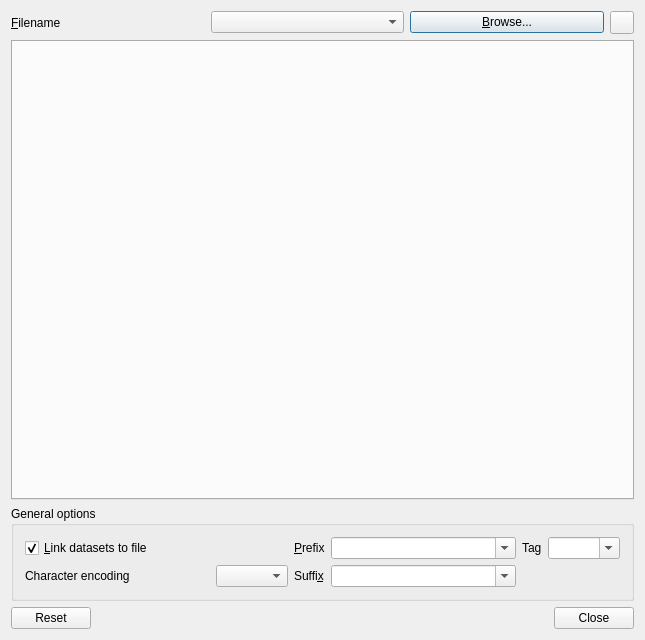
<?xml version="1.0" encoding="UTF-8"?>
<ui version="4.0">
 <class>importdialog</class>
 <widget class="QDialog" name="importdialog">
  <property name="geometry">
   <rect>
    <x>0</x>
    <y>0</y>
    <width>645</width>
    <height>640</height>
   </rect>
  </property>
  <property name="windowTitle">
   <string>Import data - OpenReliability</string>
  </property>
  <layout class="QVBoxLayout" name="verticalLayout_4">
   <item>
    <layout class="QHBoxLayout">
     <property name="spacing">
      <number>6</number>
     </property>
     <property name="margin">
      <number>0</number>
     </property>
     <item>
      <widget class="QLabel" name="label">
       <property name="text">
        <string>&amp;Filename</string>
       </property>
       <property name="buddy">
        <cstring>filenameedit</cstring>
       </property>
      </widget>
     </item>
     <item>
      <widget class="HistoryCombo" name="filenameedit">
       <property name="toolTip">
        <string>Enter the filename to be imported here</string>
       </property>
      </widget>
     </item>
     <item>
      <widget class="QPushButton" name="browsebutton">
       <property name="text">
        <string>&amp;Browse...</string>
       </property>
      </widget>
     </item>
     <item>
      <widget class="QToolButton" name="clipbutton">
       <property name="toolTip">
        <string>Read in data from clipboard rather than file</string>
       </property>
       <property name="text">
        <string/>
       </property>
      </widget>
     </item>
    </layout>
   </item>
   <item>
    <widget class="QTabWidget" name="methodtab">
     <property name="currentIndex">
      <number>-1</number>
     </property>
    </widget>
   </item>
   <item>
    <widget class="QGroupBox" name="groupBox">
     <property name="title">
      <string>General options</string>
     </property>
     <layout class="QVBoxLayout" name="verticalLayout_6">
      <item>
       <layout class="QGridLayout" name="gridLayout_4">
        <item row="0" column="0">
         <widget class="HistoryCheck" name="linkcheckbox">
          <property name="sizePolicy">
           <sizepolicy hsizetype="Expanding" vsizetype="Fixed">
            <horstretch>0</horstretch>
            <verstretch>0</verstretch>
           </sizepolicy>
          </property>
          <property name="toolTip">
           <string>Data imported are not stored in the OpenReliability saved file, but are reloaded each time the OpenReliability file is opened, or Data-&amp;gt;Reload is selected on the menu</string>
          </property>
          <property name="text">
           <string>&amp;Link datasets to file</string>
          </property>
          <property name="checked">
           <bool>true</bool>
          </property>
         </widget>
        </item>
        <item row="0" column="2">
         <widget class="QLabel" name="label_21">
          <property name="text">
           <string>&amp;Prefix</string>
          </property>
          <property name="buddy">
           <cstring>prefixcombo</cstring>
          </property>
         </widget>
        </item>
        <item row="0" column="3">
         <widget class="HistoryCombo" name="prefixcombo">
          <property name="sizePolicy">
           <sizepolicy hsizetype="Expanding" vsizetype="Fixed">
            <horstretch>0</horstretch>
            <verstretch>0</verstretch>
           </sizepolicy>
          </property>
          <property name="toolTip">
           <string>Prefix to prepend to each dataset name imported,
or enter $FILENAME to have filename prepended</string>
          </property>
          <property name="editable">
           <bool>true</bool>
          </property>
         </widget>
        </item>
        <item row="1" column="0">
         <widget class="QLabel" name="label_3">
          <property name="text">
           <string>Character encoding</string>
          </property>
         </widget>
        </item>
        <item row="1" column="1">
         <widget class="HistoryValueCombo" name="encodingcombo">
          <property name="toolTip">
           <string>Character encoding of input file</string>
          </property>
         </widget>
        </item>
        <item row="1" column="2">
         <widget class="QLabel" name="label_22">
          <property name="text">
           <string>Suffi&amp;x</string>
          </property>
          <property name="buddy">
           <cstring>suffixcombo</cstring>
          </property>
         </widget>
        </item>
        <item row="1" column="3">
         <widget class="HistoryCombo" name="suffixcombo">
          <property name="sizePolicy">
           <sizepolicy hsizetype="Expanding" vsizetype="Fixed">
            <horstretch>0</horstretch>
            <verstretch>0</verstretch>
           </sizepolicy>
          </property>
          <property name="toolTip">
           <string>Suffix to append to each dataset name imported,
or enter $FILENAME to have filename appended</string>
          </property>
          <property name="editable">
           <bool>true</bool>
          </property>
         </widget>
        </item>
        <item row="0" column="4">
         <widget class="QLabel" name="label_2">
          <property name="text">
           <string>Tag</string>
          </property>
         </widget>
        </item>
        <item row="0" column="5">
         <widget class="HistoryCombo" name="tagcombo">
          <property name="toolTip">
           <string>Enter a list of tags to apply to the imported datasets</string>
          </property>
          <property name="editable">
           <bool>true</bool>
          </property>
         </widget>
        </item>
       </layout>
      </item>
     </layout>
    </widget>
   </item>
   <item>
    <widget class="QDialogButtonBox" name="buttonBox">
     <property name="standardButtons">
      <set>QDialogButtonBox::Close|QDialogButtonBox::Reset</set>
     </property>
    </widget>
   </item>
  </layout>
 </widget>
 <layoutdefault spacing="6" margin="11"/>
 <pixmapfunction>qPixmapFromMimeSource</pixmapfunction>
 <customwidgets>
  <customwidget>
   <class>HistoryCombo</class>
   <extends>QComboBox</extends>
   <header>historycombo.h</header>
  </customwidget>
  <customwidget>
   <class>HistoryCheck</class>
   <extends>QCheckBox</extends>
   <header>historycheck.h</header>
  </customwidget>
  <customwidget>
   <class>HistoryValueCombo</class>
   <extends>QComboBox</extends>
   <header>historyvaluecombo.h</header>
  </customwidget>
 </customwidgets>
 <resources/>
 <connections>
  <connection>
   <sender>buttonBox</sender>
   <signal>rejected()</signal>
   <receiver>importdialog</receiver>
   <slot>close()</slot>
   <hints>
    <hint type="sourcelabel">
     <x>322</x>
     <y>623</y>
    </hint>
    <hint type="destinationlabel">
     <x>322</x>
     <y>319</y>
    </hint>
   </hints>
  </connection>
 </connections>
</ui>
